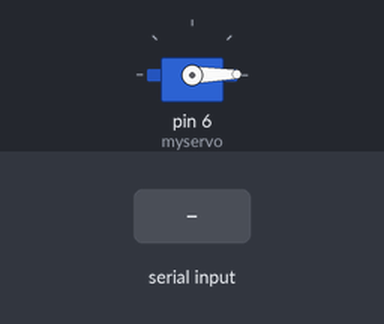
A sketch run on a simulated Arduino Uno, built with avr-gcc and run on an emulated ATmega328P. On the bench: servo. The test bench sets the inputs (shaded band). What the sketch prints to the serial monitor is not drawn.

Above: at 1.2 s.
1.3 s: "j" received over Serial
Timing chart, 0 to 4.3 s (numbered marks = the images above; inputs shaded):
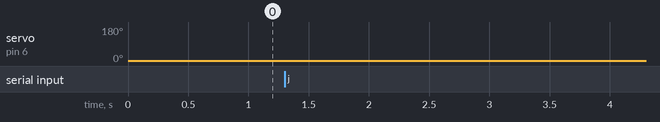

Measured:
- after the input at 1.3 s, servo on pin 6 (myservo): 1° → 2° at once

The sketch:

Servo_Test.ino
```cpp
#include <Servo.h>
#define x_pin A0    // select the input pin for the x_pin
#define y_pin A1
#define z_pin A2
int x_acc = 0;    // select the input pin for the potentiometer
int y_acc= 0;
int z_acc= 0;
float x_ref= 300;
float y_ref= 300;
float z_ref= 33;
int angle= 0;
int angle_l=0;
int angle_d=0;

Servo myservo;  // create servo object to control a servo
                // twelve servo objects can be created on most boards

int pos = 1;    // variable to store the servo position
char command;

void setup()
{
  Serial.begin(9600);
  myservo.attach(6);  // attaches the servo on pin 9 to the servo object
}

void loop()
{
  command= '0';

  if(Serial.available()>0){
    command= Serial.read();
  }
  if(command=='j'){
    if(pos<179){pos++;}
    Serial.println(pos);
  }
  else if(command=='k'){
    if(pos>1){pos--;}
    Serial.println(pos);
  }
  myservo.write(pos);
/*
  angle= ((x_ref-x_acc)/144.0)*180.0;
  angle_d =abs(angle-angle_l);
  // Modify the acceleration to angle
  if( angle_d>1){
    myservo.write(angle);              // tell servo to go to position in variable 'pos'
    angle_l=angle;
  }
  */
}
```
